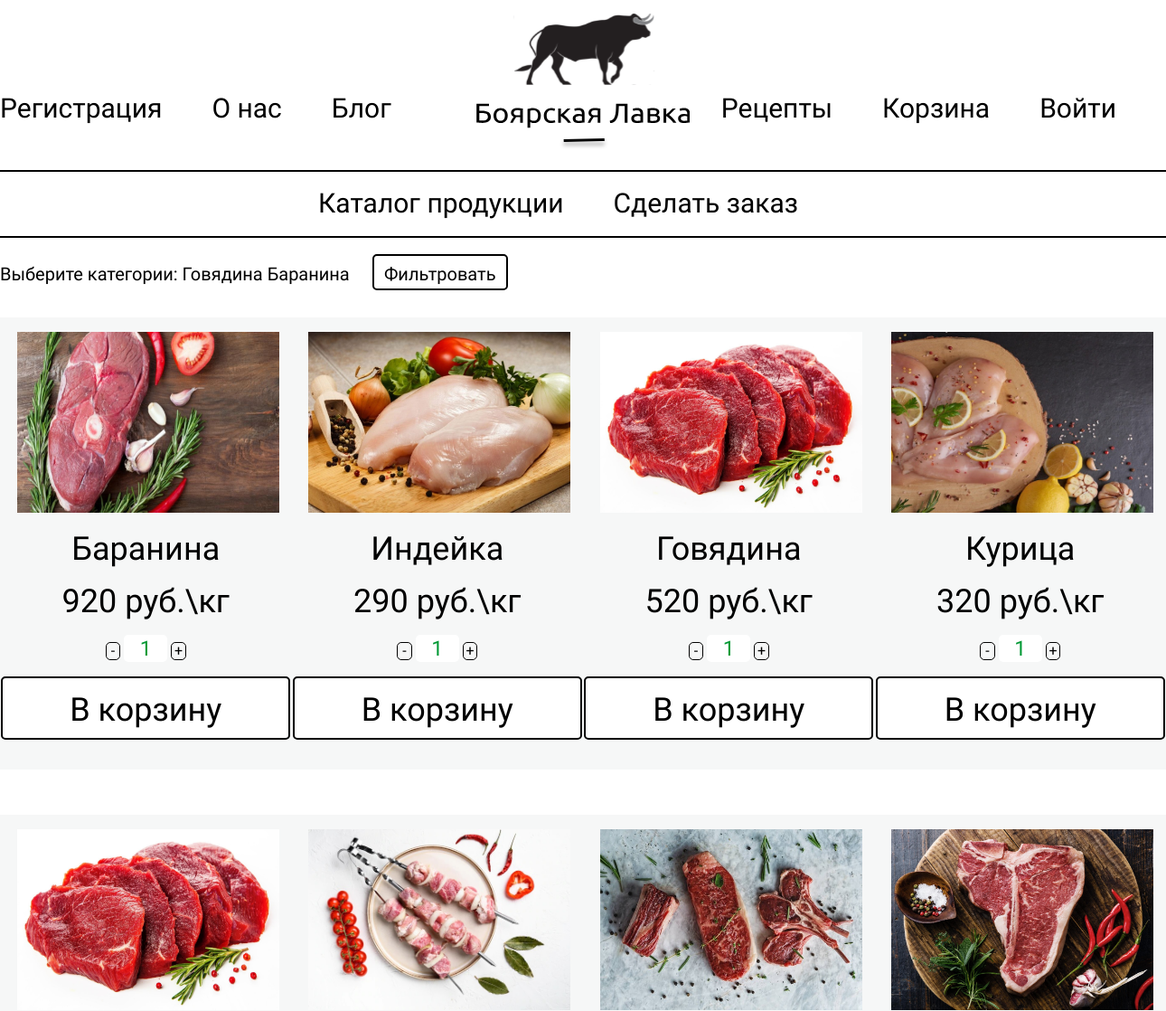
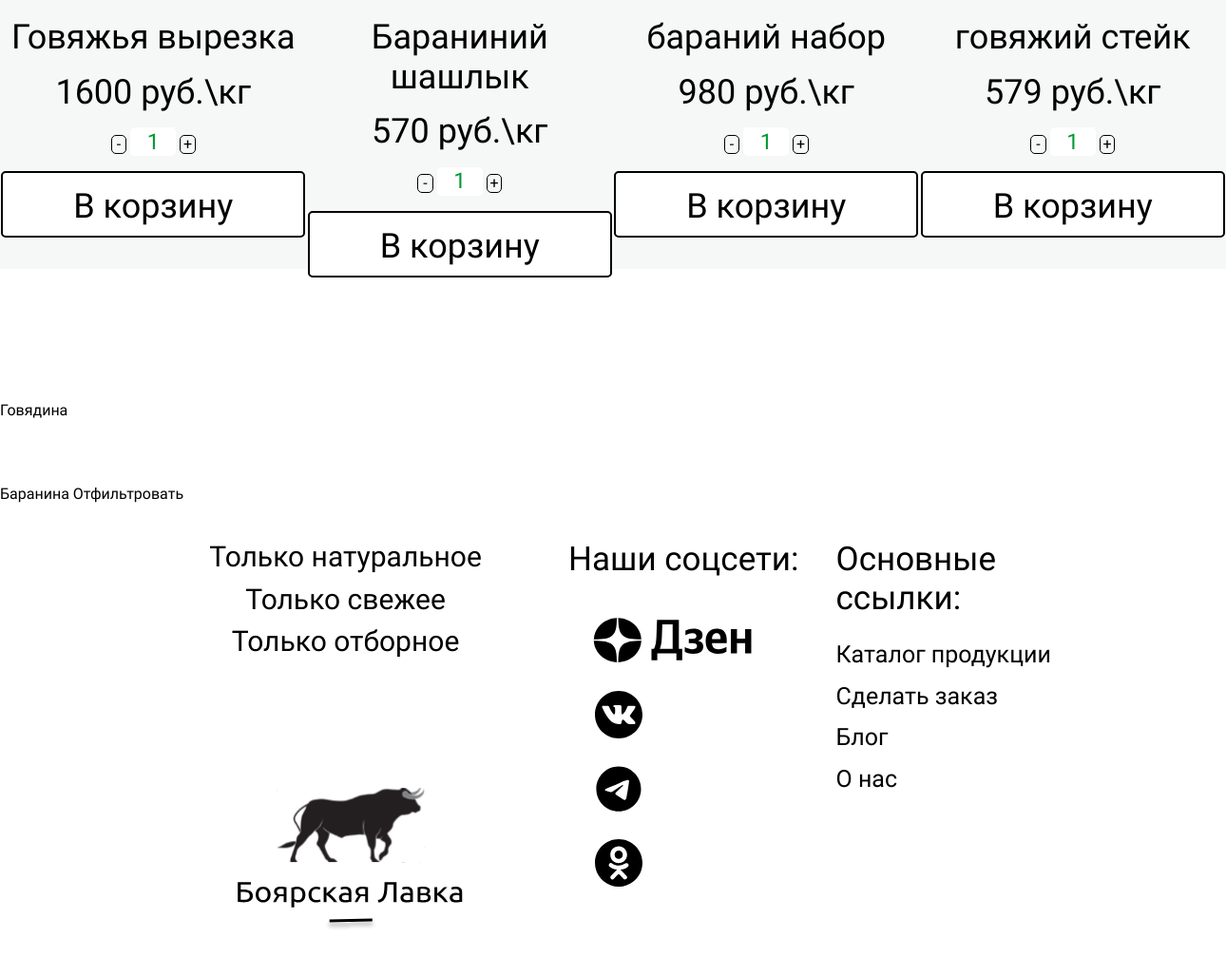
Before: /product_list with the older database file (2 pictures, top to bottom).
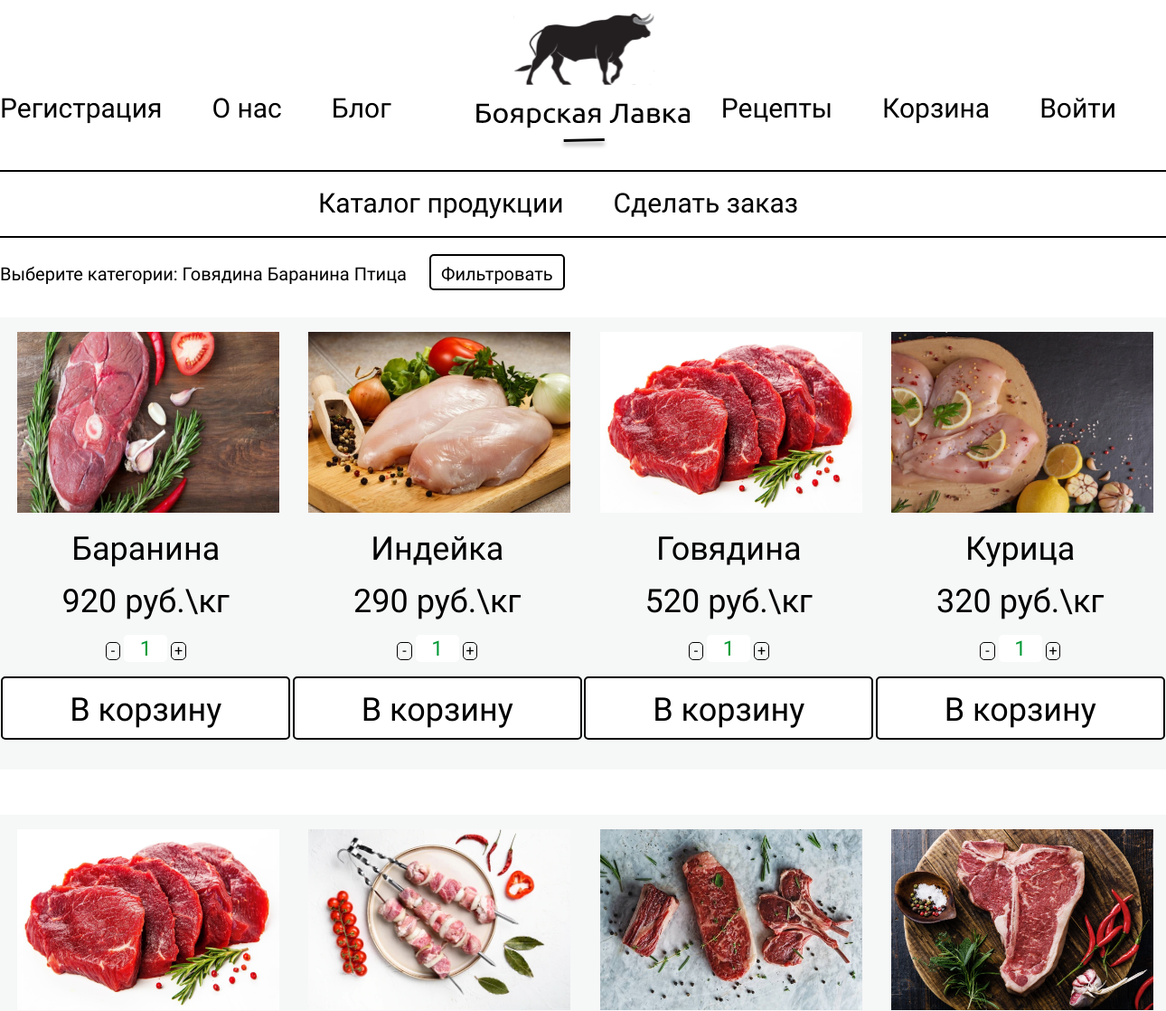
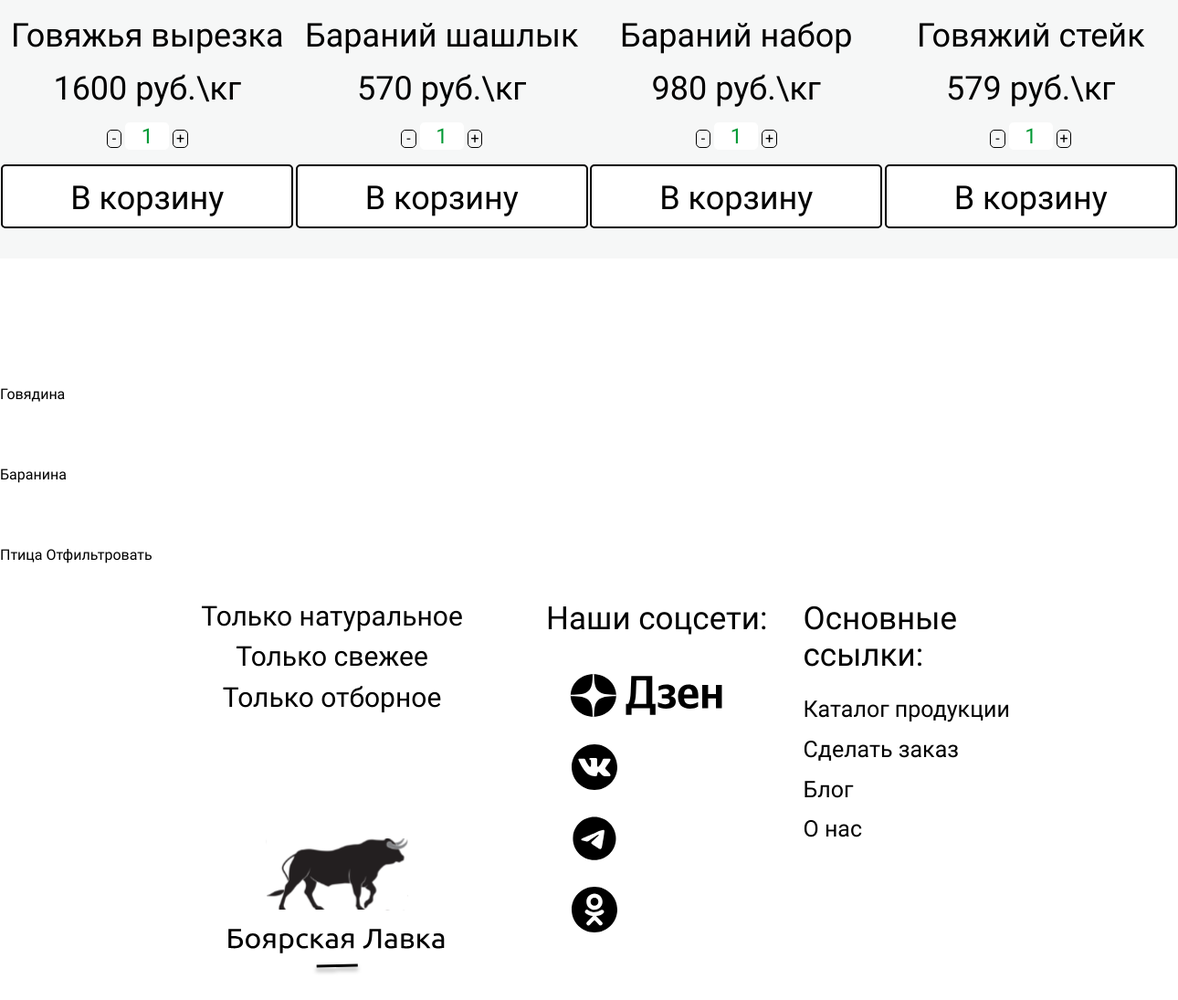
After: the same page with the newer database file (2 pictures, top to bottom).
### butcher_shop_app/models.py (models this page shows)
class ProductCategories(models.Model):
    category_name = models.CharField(max_length=300)
    def __str__(self):
        return self.category_name

class Product(models.Model):
    name = models.CharField(max_length=200)
    cost = models.PositiveIntegerField()
    category_name = models.ManyToManyField(ProductCategories, default="Вне категорий")
    preview = RichTextField(default="Без описания", max_length=500)
    description = RichTextField(default="Без описания")
    image = models.ImageField(upload_to='img', default="img/1.png")
    def __str__(self):
        return self.name

### butcher_shop_app/views.py (the view)
# urls.py: path("product_list", product_list, name="product_list"),
def product_list(request):
    context = {}
    user_categories = request.GET.getlist("category", None)
    if user_categories:
        selected_categories = ProductCategories.objects.filter(category_name__in=user_categories)
        products = Product.objects.filter(category_name__in=selected_categories)
    else:
        products = Product.objects.all()
    categories = ProductCategories.objects.all()
    context["categories"] = categories
    context["products_blocks"] = group_to_blocks(products)
    print(context["products_blocks"])
    return render(request, "butcher_shop_app/product_list.html", context)

### butcher_shop_app/views.py (called while the page is built)
def group_to_blocks(products):
    blocks = []
    count = 0
    block_buffer = []
    for product in products:
        print(count, blocks, block_buffer, sep='\n')
        if count < 4:
            block_buffer.append(product)
            count += 1
        else:
            blocks.append(block_buffer)
            count = 0
            block_buffer = []
            block_buffer.append(product)
    print("БЫЛ ЗДЕСЬ", count)
    if count > 0:
        blocks.append(block_buffer)
    return blocks

### butcher_shop_app/templates/butcher_shop_app/product_list.html (shortened to what this page needs)
{% extends 'butcher_shop_app/base.html' %}
{% block content %}
<div class="category__div">
    <form method="get">
        Выберите категории:
        {% for category in categories %}
        <label class="category_label">
            <span>{{category}}</span>
        </label>
        {% endfor %}
        <button class="standart__button filter__button" type="submit">Фильтровать</button>
    </form>
</div>
<div class="catalog">
    {% for products_block in products_blocks %}
    <div class="cart_row">
        {% include "butcher_shop_app/product_row.html" %}
    </div>
    {% endfor %}
</div>
{% load static %}
<form method="get">
    {% for category in categories %}
    <input type="checkbox" value="{{category}}" name="category">
    <span>{{category}}</span>
    {% endfor %}
    <button type="submit" id="filter_button">Отфильтровать</button>
</form>
{% endblock %}

### butcher_shop_app/templates/butcher_shop_app/base.html (shortened to what this page needs)
<!DOCTYPE html>
<html>
<head>
    {% load static %}
    <link href="{% static 'butcher_shop_app/css/style.css' %}" rel="stylesheet" type="text/css"/>
    <link href="{% static 'butcher_shop_app/css/normalize.min.css' %}" rel="stylesheet" type="text/css"/>
</head>
<header>
    <nav class="header__nav">
        {% if request.user.is_authenticated == False %}
        <a href="{% url 'registrations' %}">Регистрация</a>
        {% else %}
        <a href="{% url 'lk' %}">{{request.user}}</a>
        {% endif %}
        <a href="#">О нас</a>
        <a href="{% url 'blog_list' %}">Блог</a>
        <a class="logo" href="{% url 'index' %}"></a>
        <a href="{% url 'receipts' %}">Рецепты</a>
        <a href="{% url 'shopping_cart' %}">Корзина</a>
        {% if request.user.is_authenticated == False %}
        <a href="{% url 'login'%}">Войти</a>
        {% else %}
        <a href="{% url 'logout'%}">Выйти</a>
        {% endif %}
    </nav>
    <hr class="header__line"/>
    <nav class="header__nav">
        <a class="second__nav__a" href="{% url 'product_list' %}">Каталог продукции</a>
        <a class="second__nav__a" href="{% url 'order_create' %}">Сделать заказ</a>
    </nav>
    <hr class="header__line"/>
</header>
<body>
{% block content %}
{%endblock%}
</body>
<footer>
  <div class="logo_block">
    <div class="logo__links">
      <p>Только натуральное</p>
      <p>Только свежее</p>
      <p>Только отборное</p>
    </div>
    <div class="footer__logo"></div>
  </div>
  <div class="soc_block">
    <div class="soc__header">Наши соцсети:</div>
    <div class="dzen"></div>
    <div class="vk"></div>
    <div class="telega"></div>
    <div class="ok"></div>
  </div>
  <div class="link_block">
    <div class="link__header">Основные ссылки:</div>
    <a class="link_block__link" href="{% url 'product_list' %}">Каталог продукции</a>
    <a class="link_block__link" href="{% url 'order_create' %}">Сделать заказ</a>
    <a class="link_block__link" href="{% url 'blog_list' %}">Блог</a>
    <a class="link_block__link">О нас</a>
  </div>
</footer>
</html>

### butcher_shop_app/templates/butcher_shop_app/product_row.html (shortened to what this page needs)
{% load static %}
<div class="simple__cart__row">
    {% for product in products_block %}
    <div class="product__card">
        <img class="product__card__img" src="{{product.image.url}}">
        <a href="{% url 'product_detail' pk=product.id %}" class="product__card__title">{{product}}</a>
        <form method="POST" id="product_list_add_to_cart{{product.id}}" name="{{product.id}}">
            <span class="product__card__cost"> {{product.cost}} руб.\кг</span>
            <button type="button" class="product__card_change_btn"
                    onclick="sub_cart_count('product_list_count{{product.id}}')">-
            </button>
            <input class="product__card__count__input" id="product_list_count{{product.id}}" name="count"
                   type="number" min="1"
                   value="1">
            <button type="button" class="product__card_change_btn"
                    onclick="add_cart_count('product_list_count{{product.id}}')">
                +
            </button>
            <button type="submit" class="standart__button">В корзину</button>
        </form>
    </div>
    {% endfor %}
</div>

### butcher_shop_app/static/butcher_shop_app/css/style.css (style rules this page uses)
html { height: 100%; width: 100%; max-width: 1500px; margin-right: auto; margin-left: auto; font-family: Ubuntu; font-weight: 400; }
a { text-decoration: none; color: inherit; }
input { all: unset; color: #009833; padding-left: 60px; width: 200px; display: block; background: white; height: 70px; border-radius: 5px; }
::placeholder { color: #009833; }
button { background: none; color: inherit; border: none; padding: 0; font: inherit; cursor: pointer; outline: inherit; }
header { margin-right: auto; margin-left: auto; width: 100%; }
.header__nav { display: flex; justify-content:center; align-items: center; }
.header__nav a { padding-right: 55px; padding-top: 60px; font-size: 30px; }
.header__nav .logo { margin-right: auto; margin-left: auto; padding-right: 0px; width:240px; height: 120px; background: url("../img/logo.svg") no-repeat 1px; }
.header__line { border: 1px solid #000000; }
.header__nav .second__nav__a { padding-top: 0; margin-top: 10px; margin-bottom: 10px; }
label.category_label { display: inline-block; cursor: pointer; user-select: none; }
.category__div { padding-top: 10px; font-size: 20px; }
.standart__button { width: 320px; height: 70px; line-height: 70px; background: #FFFFFF; border: 2px solid #000000; border-radius: 5px; display: block; font-size: 36px; align-items: center; text-align: center; margin-left: auto; margin-right: auto; }
.simple__cart__row { display: flex; justify-content: space-between; height: 100%; width: 100%; margin: 10px 0; }
.product__card { display: inline-block; text-align: center; background-color: #f6f7f7; width: 350px; height: 500px; }
.product__card__img { margin-left: 1.5%; margin-top: 5%; width: 90%; height: 40%; }
.product__card__title { margin-top: 5%; margin-bottom: 5%; display: block; font-size: 36px; }
.product__card__cost { margin-top: 5%; margin-bottom: 5%; display: block; font-size: 36px; }
.product__card__count__input { display: inline-block; width: 15%; height: 30px; initial-value: 1; font-family: Ubuntu; font-weight: 400; font-size: 23px; margin-bottom: 5%; padding: 0; }
.product__card_change_btn { height: 4%; width: 5%; border: 1px solid #000000; border-radius: 5px; }
footer { height: 500px; width:80%; margin: 0 auto; display: flex; }
.logo_block { display: inline-block; position: relative; height: 100%; width: 50%; margin-bottom: 50px; }
.logo__links { margin-top: 30px; }
.logo_block p { padding-top: 10px; display: block; font-size: 30px; text-align: center; margin: 0; }
.soc_block { display: inline-block; position: relative; height: 100%; width: 30%; margin-bottom: 50px; }
.link_block { position: relative; display: inline-block; width: 30%; height: 100%; margin-bottom: 50px; }
.footer__logo { position: absolute; bottom: 50px; left: 25%; width:300px; height: 150px; background: url("../img/logo.svg") no-repeat 1px; }
.dzen { height: 107px; width: 220px; background: url("../img/dzen.svg") no-repeat 0px ; }
.vk { padding-left: 5px; width: 50px; height: 50px; margin-left: 28px; margin-bottom: 28px; background: url("../img/vk.svg")no-repeat; }
.telega { width: 50px; height: 50px; margin-left: 28px; margin-bottom: 28px; background: url("../img/telega.svg")no-repeat; }
.ok { width: 50px; height: 50px; margin-left: 28px; background: url("../img/ok.svg") no-repeat; }
.soc__header, .link__header { padding-top: 40px; font-size: 35px; padding-bottom: 10px; }
.link_block__link { margin-top: 15px; display: block; font-size: 25px; }
.filter__button { font-size: 20px; height: 40px; line-height: 40px; width: 150px; display: inline; margin-left: 20px; }
.catalog { margin-top: 30px; margin-bottom: 70px; }
.cart_row { margin-top: 20px; margin-bottom: 50px; }

Changed rows visible on the page:
added ProductCategories: category_name "Птица"
changed Product: name "Бараниний шашлык" → "Бараний шашлык"
changed Product: name "бараний набор" → "Бараний набор"
changed Product: name "говяжий стейк" → "Говяжий стейк"
